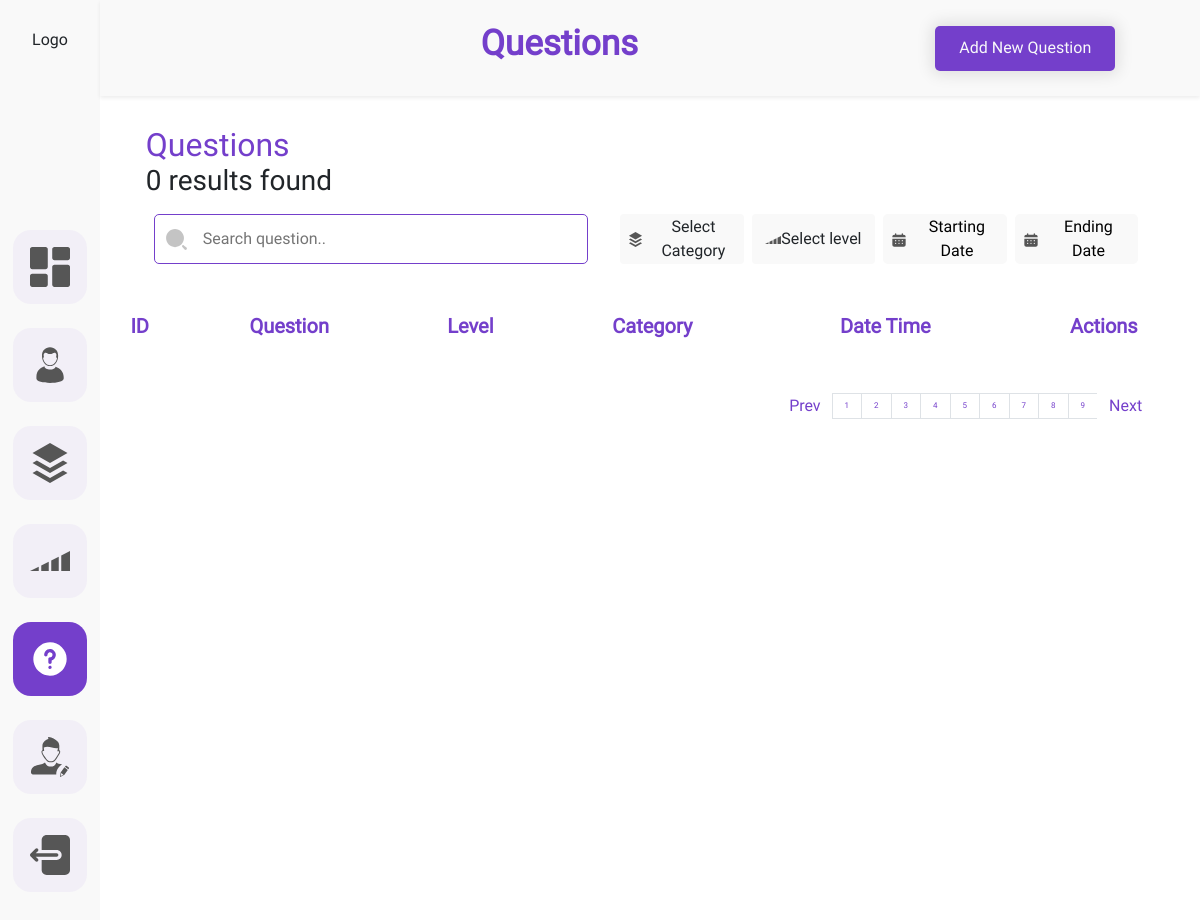
The page /myadmin/questions/ on the database as committed earlier.
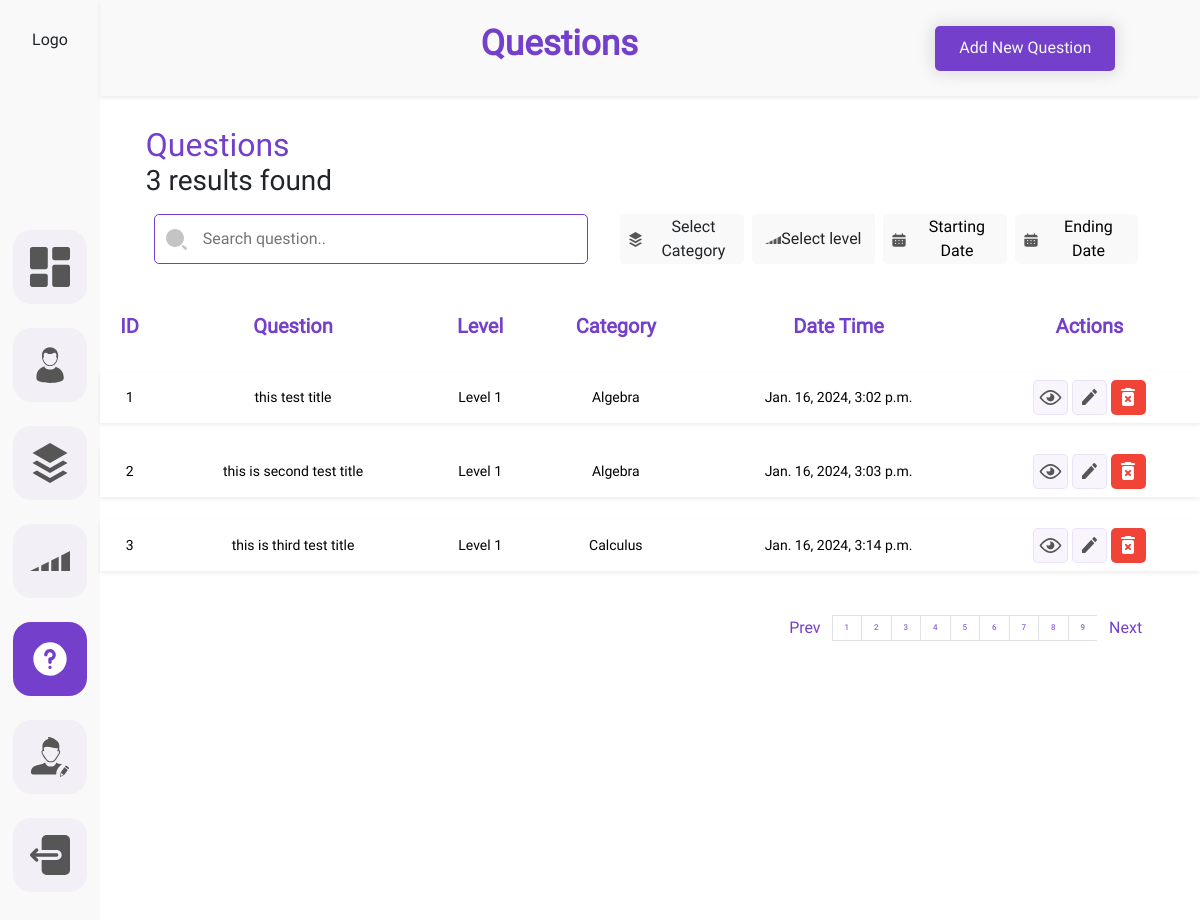
The same page on the database as committed later.
### adminDashboard/models.py (models this page shows, shortened)
class Question(BaseModel):
    question_title = models.CharField(max_length=255)
    question_description = models.TextField()
    option_a = models.CharField(max_length=255)
    option_b = models.CharField(max_length=255)
    option_c = models.CharField(max_length=255)
    option_d = models.CharField(max_length=255)
    correct_answer = models.CharField(max_length=1, choices=[('A', 'Option A'), ('B', 'Option B'), ('C', 'Option C'), ('D', 'Option D')])
    question_level = models.ForeignKey(Level, on_delete=models.CASCADE)
    question_helping_video = models.CharField(max_length=100)
    question_image = models.ImageField(upload_to='questions_images')
    question_countdown_time = models.IntegerField()

class Level(BaseModel):
    level_no = models.IntegerField()
    number_of_questions = models.IntegerField()
    level_category = models.ForeignKey(Category,on_delete=models.CASCADE)
    class Meta:
        unique_together = ('level_no', 'level_category')
    def __str__(self):
        return f"Level {self.level_no}"

class Category(BaseModel):
    category_title = models.CharField(max_length=CharFieldSizes.XXX_LARGE)
    category_description = models.TextField()
    category_image = models.ImageField(upload_to='category_images')
    def __str__(self):
        return self.category_title

### adminDashboard/views.py (the view)
# urls.py: path('questions/', views.Questions, name='questions'),
def Questions(request):
    context={
        'records': Question.objects.all(),
        'record_count': Question.objects.all().count()
    }
    return render(request, 'admin_dashboard/question.html',context)

### templates/admin_dashboard/question.html (shortened to what this page needs)
{% load static %}
<!DOCTYPE html>
<html lang="en">
<head>
    <link
    href="https://cdn.jsdelivr.net/npm/bootstrap@5.3.2/dist/css/bootstrap.min.css"
    rel="stylesheet"
  />
  <link rel="stylesheet" href="{% static 'admin_dashboard/css/common.css'%}">
  <link rel="stylesheet" href="{% static 'admin_dashboard/css/users.css'%}">
  <link rel="stylesheet" href="{% static 'admin_dashboard/css/category.css'%}">
  <link rel="stylesheet" href="{% static 'admin_dashboard/css/question.css'%}">
  <link rel="stylesheet" href="{% static 'admin_dashboard/css/dashboard.css'%}">
  <link rel="stylesheet" href="{% static 'admin_dashboard/css/question.css'%}">
</head>
<body>
    <div class="container-fluid">
        <div class="row ">
            <div class="col-1 p-0 m-0 bg-sidebar ">
              <div class="d-flex flex-column  align-items-center  ">
                  <div class="logo-height w-100 d-flex justify-content-center align-items-center ">
                      <a class="text-decoration-none text-dark" href="#">Logo</a>
                  </div>
                  <div class=" w-100 d-flex justify-content-center ">
                      <div class="d-flex flex-column gap-4 nav-height margintop-nav">
                          <div class="d-flex">
                              <a class="nav-link rounded-border bg-color  " href="{%url 'dashboard'%}" >
                              </a>
                          </div>
                          <div class="d-flex">
                              <a class="nav-link rounded-border bg-color " href="{% url 'users'%}">
                              </a>
                          </div>
                          <div class="d-flex">
                              <a class="nav-link rounded-border bg-color" href="{% url 'categories'%}" >
                              </a>
                          </div>
                          <div class="d-flex">
                              <a class="nav-link rounded-border bg-color" href="{%url 'levels'%}" >
                                  <svg class="sidebar__link-icon def-color" viewBox="0 0 40 40"  xmlns="http://www.w3.org/2000/svg">
                                      <path  d="M28.75 15.625L21.25 19.375V30H28.75V15.625Z" />
                                      <path  d="M11.25 30H18.75V20.625L11.25 24.375V30Z" />
                                      <path  d="M31.25 14.375V30H40V10L31.25 14.375Z" />
                                      <path  d="M8.75 25.625L0 30H8.75V25.625Z" />
                                      </svg>
                              </a>
                          </div>
                          <div class="d-flex">
                              <a class="nav-link rounded-border bg-color active-side-bar-menu active-svg-color" href="{% url 'questions'%}" >
                              </a>
                          </div>
                          <div class="d-flex">
                              <a class="nav-link rounded-border bg-color" href="{% url 'profile'%}">
                              </a>
                          </div>
                          <div class="d-flex">
                              <a class="nav-link rounded-border bg-color" href="{% url 'admin-logout'%}" >
                              </a>
                          </div>
                      </div>
                  </div>
              </div>
          </div>
            <div class="col-11  h-100">
                <div class="row p-2 bg-sidebar shadow-sm heading-container-height align-items-center justify-content-center">
                    <div class="col-6 d-flex justify-content-end ">
                        <div class= "">
                            <h1 class="dashboard__heading">Questions</h1>
                        </div>
                    </div>
                    <div class="col d-flex justify-content-center ">
                        <div class="w-75 d-flex justify-content-end">
                            <div class="">
                                <a class="new-category text-decoration-none text-light " href="{% url 'add-question'%}" ><p class="m-0 p-0">Add New Question</p></a>
                            </div>
                        </div>
                    </div>
                </div>
                <div class="row justify-content-center margintop">
                    <div class="col-11 p-0">
                        <div class="">
                            <div class="d-flex flex-column">
                                <div class="">
                                    <h2 class="user-title m-0 p-0">Questions</h2>
                                </div>
                                <div>
                                    <h3 class="user-title-desc m-0 p-0">{{record_count}} results found</h3>
                                </div>
                            </div>
                        </div>
                    </div>
                </div>
                <div class="row justify-content-center mt-3 gap-2">
                    <div class="col-5 d-flex justify-content-center align-items-center ">
                        <div class=" h-75 w-100 position-relative d-flex align-items-center">
                            <div class="w-100 searchbar-height d-flex align-items-center">
                                <input class="search-border search-border-search-btns w-100 h-100 ps-5 pe-3" type="search" name="search-bar" id="searchbar" placeholder="Search question..">
                            </div>
                            <div class="position-absolute svg-position">
                            </div>
                        </div>
                    </div>
                    <div class="col-6 d-flex justify-content-start align-items-center gap-2">
                        <div class=" w-100">
                          <div class="dropdown w-100">
                            <button class=" d-flex gap-2 p-2 rounded-1 searchbar-height w-100 border-0 search-border-search-btns bg-sidebar d-flex justify-content-center align-items-center gap-2">
                            <div>
                            </div>
                            <div class="w-100">
                                <p class="m-0 p-0 text-dark" id="category">Select Category</p>
                            </div>
                        </button>
                        </div>
                        </div>
                        <div class=" w-100 ">
                          <div class="dropdown w-100">
                            <button class=" d-flex align-items-center justify-content-center  p-2 rounded-1 searchbar-height w-100 border-0 search-border-search-btns bg-sidebar ">
                            <div>
                            </div>
                            <div class="w-75">
                                <p class="m-0 p-0 text-dark" id="level">Select level</p>
                            </div>
                        </button>
                        </div>
                        </div>
                        <div class=" w-100 ">
                            <button data-target="datePickerButton1" class=" date-picker-button searchbar-height w-100 border-0 search-border-search-btns bg-sidebar d-flex justify-content-center align-items-center gap-2" >
                                <div class="">
                                </div>
                                Starting Date
                            </button>
                        </div>
                        <div class="w-100 ">
                            <button data-target="datePickerButton2" class="date-picker-button searchbar-height w-100 border-0 search-border-search-btns bg-sidebar d-flex justify-content-center align-items-center gap-2" >
                                <div class="">
                                </div>
                                Ending Date
                            </button>
                        </div>
                    </div>
                </div>
                <div class="row justify-content-center mt-3">
                    <div class="col p-0">
                        <div class="">
                            <div class="">
                                <table class="table table-hover table-borderless">
                                    <thead>
                                        <tr>
                                          <th class="table-head">ID</th>
                                          <th class="table-head">Question</th>
                                          <th class="table-head">Level</th>
                                          <th class="table-head">Category</th>
                                          <th class="table-head">Date Time</th>
                                          <th class="table-head">Actions</th>
                                        </tr>
                                      </thead>
                                      <tbody>
                                        {% if records %}
                                        {% for record in records %}
                                        <tr class="tr shadow-sm ">
                                          <td >{{record.id}}</td>
                                          <td>{{record.question_title}}</td>
                                          <td>{{record.question_level}}</td>
                                          <td>{{record.question_level.level_category}}</td>
                                          <td>{{record.created_at}}</td>
                                          <td>
                                            <div class="d-flex justify-content-center gap-1">
                                                <div class="">
                                                    <a class="action-btns action-btns-view" href="{% url 'view-question' pk=record.id%}">
                                                    </a>
                                                </div>
                                                <div class="">
                                                    <a class="action-btns action-btns-view" href="{% url 'update-question' pk=record.id%}">
                                                    </a>
                                                </div>
                                                <div class="">
                                                    <a class="action-btns action-btns-remove" href="#" data-bs-toggle="modal" data-bs-target="#user-successfully-delet-modal">
                                                    </a>
                                                </div>
                                            </div>
                                          </td>
                                        </tr>
                                        {% endfor %}
                                        {% endif %}
                                      </tbody>
                                  </table>
                            </div>
                        </div>
                    </div>
                </div>
                <div class="row justify-content-center">
                    <div class="col-11 d-flex justify-content-end p-0">
                        <nav aria-label="Page navigation example">
                            <ul class="pagination justify-content-end">
                              <li class="page-item">
                                <a class="page-link text-dark border-0 prev" href="#" tabindex="-1" aria-disabled="true">Prev</a>
                              </li>
                              <li class="page-item d-flex justify-content-center align-items-center"><a class="page-link" href="#">1</a></li>
                              <li class="page-item d-flex justify-content-center align-items-center"><a class="page-link" href="#">2</a></li>
                              <li class="page-item d-flex justify-content-center align-items-center"><a class="page-link" href="#">3</a></li>
                              <li class="page-item d-flex justify-content-center align-items-center"><a class="page-link" href="#">4</a></li>
                              <li class="page-item d-flex justify-content-center align-items-center"><a class="page-link" href="#">5</a></li>
                              <li class="page-item d-flex justify-content-center align-items-center"><a class="page-link" href="#">6</a></li>
                              <li class="page-item d-flex justify-content-center align-items-center"><a class="page-link" href="#">7</a></li>
                              <li class="page-item d-flex justify-content-center align-items-center"><a class="page-link" href="#">8</a></li>
                              <li class="page-item d-flex justify-content-center align-items-center"><a class="page-link" href="#">9</a></li>
                              <li class="page-item">
                                <a class="page-link next border-0" href="#">Next</a>
                              </li>
                            </ul>
                          </nav>
                    </div>
                </div>
            </div>
        </div>
    </div>
</body>
</html>

Rows that differ between the two databases and show on the page:
added Question: id "1", question_title "this test title", question_level "Level 1", question_level.level_category "Algebra", created_at "Jan. 16, 2024, 3:02 p.m."
added Question: id "2", question_title "this is second test title", question_level "Level 1", question_level.level_category "Algebra", created_at "Jan. 16, 2024, 3:03 p.m."
added Question: id "3", question_title "this is third test title", question_level "Level 1", question_level.level_category "Calculus", created_at "Jan. 16, 2024, 3:14 p.m."
Other text that changed with them:
{{ record_count }}: "0" → "3"
